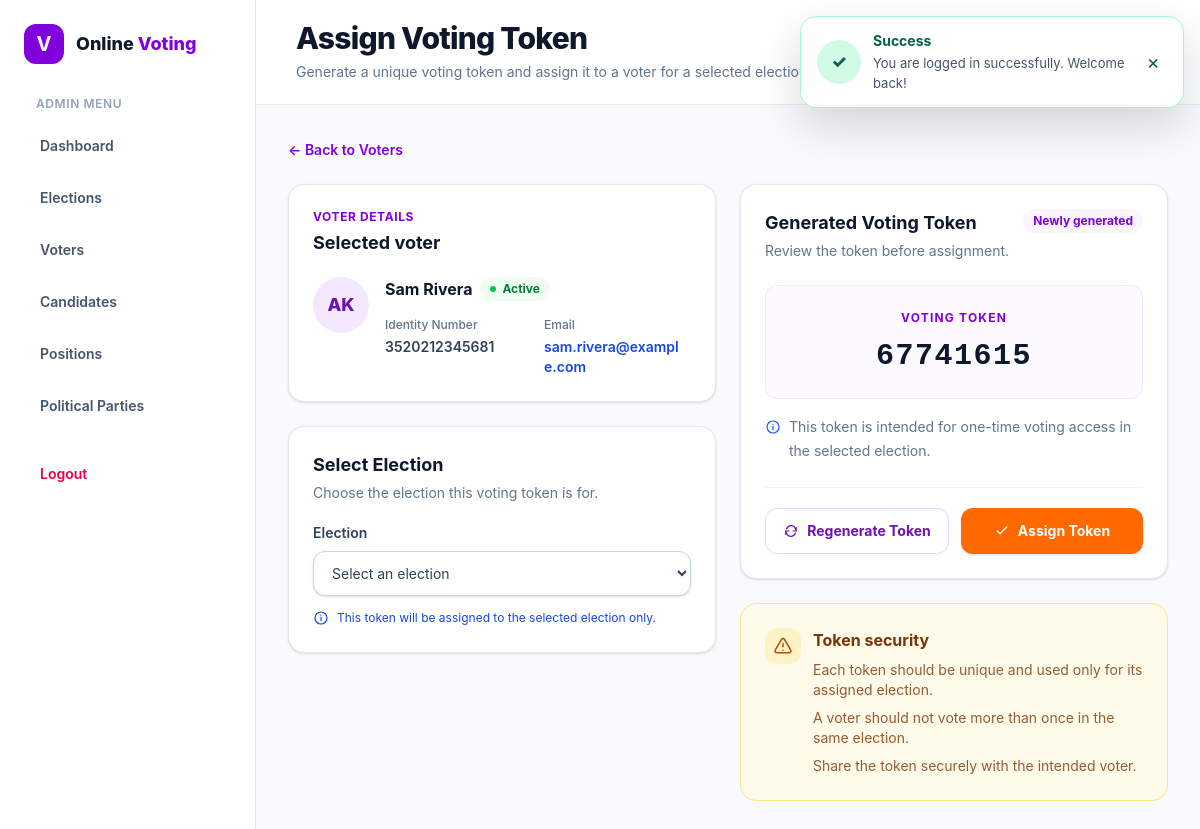
The page /views/admin/assign_token.php?user=6 (signed in) on the database its author committed.
### tables this page shows
CREATE TABLE users (
    id INT AUTO_INCREMENT PRIMARY KEY,
    name VARCHAR(50) NOT NULL,
    email VARCHAR(100) NOT NULL UNIQUE,
    identity_type VARCHAR(20) NOT NULL,
    identity_number VARCHAR(20) NOT NULL UNIQUE,
    dob DATE NOT NULL,
    gender ENUM('male', 'female', 'other') NOT NULL,
    role ENUM('voter', 'candidate', 'admin') NOT NULL DEFAULT 'voter',
    status tinyint NOT NULL DEFAULT 1,
    password VARCHAR(255) NOT NULL,
    profile_picture VARCHAR(255) DEFAULT NULL,
    created_at TIMESTAMP DEFAULT CURRENT_TIMESTAMP,
    updated_at TIMESTAMP DEFAULT CURRENT_TIMESTAMP ON UPDATE CURRENT_TIMESTAMP
);

### views/admin/assign_token.php (the view, shortened to what this page needs)
<?php
require_once APP_ROOT . '/app/config/database.php';
require_once APP_ROOT . '/includes/shared/alert.php';
if (isset($_GET['user'])) {
    $stmt = $pdo->prepare("SELECT * FROM users WHERE id=?");
    $stmt->execute([$_GET['user']]);
    $user = $stmt->fetch(PDO::FETCH_ASSOC);
}
$statColors = [
    true => 'bg-green-50 text-green-700',
    false => 'bg-red-50 text-red-500'
];
do {
    $token = (string) random_int(10000000, 99999999);
    $stmt = $pdo->prepare(
        "SELECT COUNT(*) FROM voters WHERE token = ?"
    );
    $stmt->execute([$token]);
} while ($stmt->fetchColumn() > 0);
?>
<!DOCTYPE html>
<html lang="en">
<head>
    <link rel="stylesheet" href="../../public/css/app.css">
</head>
<body class="min-h-screen bg-slate-50 text-slate-800 antialiased">
    <div class="flex min-h-screen flex-col md:flex-row">
        <?php $portalRole = 'admin';
        include APP_ROOT . '/includes/shared/portal_sidebar.php'; ?>
        <div class="min-w-0 flex-1">
            <?php
            include APP_ROOT . '/includes/shared/portal_header.php';
            ?>
            <main class="min-w-0 flex-1">
                <div class="mx-auto max-w-7xl space-y-6 px-4 py-6 sm:px-6 lg:px-8 lg:py-8">
                    <a href="dashboard.php#voters" class="inline-flex items-center gap-2 text-sm font-semibold text-purple-700 hover:text-purple-900">&larr; Back to Voters</a>
                    <form action="./assign_token.php?user=<?= $_GET['user'] ?>" method="post" class="grid gap-6 lg:grid-cols-2 lg:items-start">
                        <div class="space-y-6">
                            <section aria-labelledby="voter-heading"
                                class="rounded-2xl border border-slate-200 bg-white p-5 shadow-sm sm:p-6">
                                <div class="mb-5">
                                    <p class="text-xs font-bold uppercase tracking-wider text-purple-700">Voter details</p>
                                    <h2 id="voter-heading" class="mt-1 text-lg font-bold text-slate-900">Selected voter</h2>
                                </div>
                                <div class="flex items-start gap-4">
                                    <span
                                        class="flex h-14 w-14 shrink-0 items-center justify-center rounded-full bg-purple-100 text-lg font-extrabold text-purple-800"
                                        aria-label="Ahmed Khan initials">AK</span>
                                    <div class="min-w-0 flex-1">
                                        <div class="flex flex-wrap items-center gap-2">
                                            <h3 class="text-base font-bold text-slate-900"><?= $user['name'] ?></h3>
                                            <span
                                                class="inline-flex items-center gap-1.5 rounded-full px-2.5 py-1 text-xs font-bold <?= $statColors[$user['status']] ?>">
                                                <span class="h-1.5 w-1.5 rounded-full <?= $user['status'] == true ? 'bg-green-500' : 'bg-red-500' ?>"
                                                    aria-hidden="true"></span>
                                                <?= $user['status'] == true ? 'Active' : 'Blocked' ?>
                                            </span>
                                        </div>
                                        <dl class="mt-4 grid gap-3 text-sm sm:grid-cols-2">
                                            <div>
                                                <dt class="text-xs font-medium text-slate-500">Identity Number</dt>
                                                <dd class="mt-1 font-semibold text-slate-700"><?= $user['identity_number'] ?></dd>
                                            </div>
                                            <div>
                                                <dt class="text-xs font-medium text-slate-500">Email</dt>
                                                <dd class="mt-1 break-all font-semibold text-blue-700">
                                                    <a href="mailto:ahmed@example.com"
                                                        class="hover:underline"><?= $user['email'] ?></a>
                                                </dd>
                                            </div>
                                        </dl>
                                    </div>
                                </div>
                            </section>
                            <section aria-labelledby="election-heading"
                                class="rounded-2xl border border-slate-200 bg-white p-5 shadow-sm sm:p-6">
                                <div class="mb-5">
                                    <h2 id="election-heading" class="text-lg font-bold text-slate-900">Select Election</h2>
                                    <p class="mt-1 text-sm text-slate-500">Choose the election this voting token is for.</p>
                                </div>
                                <label for="election" class="mb-2 block text-sm font-semibold text-slate-700">Election</label>
                                <select id="election" name="election"
                                    class="block w-full rounded-xl border border-slate-300 bg-white px-3.5 py-3 text-sm text-slate-700 shadow-sm outline-none transition focus:border-purple-500 focus:ring-4 focus:ring-purple-100">
                                    <option value="" selected>Select an election</option>
                                </select>
                                <p class="mt-3 flex items-start gap-2 text-xs leading-5 text-blue-700">
                                    <svg class="mt-0.5 h-4 w-4 shrink-0" viewBox="0 0 24 24" fill="none"
                                        stroke="currentColor" stroke-width="1.8" aria-hidden="true">
                                        <circle cx="12" cy="12" r="9" />
                                        <path stroke-linecap="round" d="M12 11v5m0-8h.01" />
                                    </svg>
                                    This token will be assigned to the selected election only.
                                </p>
                            </section>
                        </div>
                        <div class="space-y-6">
                            <section aria-labelledby="token-heading"
                                class="rounded-2xl border border-slate-200 bg-white p-5 shadow-sm sm:p-6">
                                <div class="flex flex-wrap items-start justify-between gap-3">
                                    <div>
                                        <h2 id="token-heading" class="text-lg font-bold text-slate-900">Generated Voting
                                            Token</h2>
                                        <p class="mt-1 text-sm text-slate-500">Review the token before assignment.</p>
                                    </div>
                                    <span
                                        class="inline-flex items-center rounded-full bg-purple-50 px-2.5 py-1 text-xs font-bold text-purple-700">Newly
                                        generated</span>
                                </div>
                                <div class="mt-6 rounded-xl border border-purple-100 bg-purple-50/60 px-4 py-6 text-center">
                                    <p class="text-xs font-bold uppercase tracking-widest text-purple-700">Voting token</p>
                                    <p
                                        class="mt-3 break-all font-mono text-2xl font-extrabold tracking-wider text-slate-900 sm:text-3xl">
                                        <?= $token ?></p>
                                </div>
                                <p class="mt-4 flex items-start gap-2 text-sm leading-6 text-slate-500">
                                    <svg class="mt-1 h-4 w-4 shrink-0 text-blue-600" viewBox="0 0 24 24" fill="none"
                                        stroke="currentColor" stroke-width="1.8" aria-hidden="true">
                                        <circle cx="12" cy="12" r="9" />
                                        <path stroke-linecap="round" d="M12 11v5m0-8h.01" />
                                    </svg>
                                    This token is intended for one-time voting access in the selected election.
                                </p>
                                <div class="mt-6 flex flex-col gap-3 border-t border-slate-100 pt-5 sm:flex-row">
                                    <button type="button"
                                        class="inline-flex flex-1 items-center justify-center gap-2 rounded-xl border border-purple-200 bg-white px-4 py-3 text-sm font-bold text-purple-800 transition hover:bg-purple-50 focus:outline-none focus:ring-4 focus:ring-purple-100">
                                        <svg class="h-4 w-4" viewBox="0 0 24 24" fill="none" stroke="currentColor"
                                            stroke-width="1.8" aria-hidden="true">
                                            <path stroke-linecap="round" stroke-linejoin="round"
                                                d="M20 7v5h-5M4 17v-5h5m-3.5-3A7 7 0 0 1 18 7l2 5M4 12l2 5a7 7 0 0 0 12.5-2" />
                                        </svg>
                                        Regenerate Token
                                    </button>
                                    <button type="submit"
                                        class="inline-flex flex-1 items-center justify-center gap-2 rounded-xl bg-orange-500 px-4 py-3 text-sm font-bold text-white shadow-sm transition hover:bg-orange-600 focus:outline-none focus:ring-4 focus:ring-orange-100">
                                        <svg class="h-4 w-4" viewBox="0 0 24 24" fill="none" stroke="currentColor"
                                            stroke-width="2" aria-hidden="true">
                                            <path stroke-linecap="round" stroke-linejoin="round"
                                                d="m5 12 4 4L19 6" />
                                        </svg>
                                        Assign Token
                                    </button>
                                </div>
                            </section>
                            <aside aria-labelledby="token-guidance"
                                class="rounded-2xl border border-amber-200 bg-amber-50 p-5 sm:p-6">
                                <div class="flex items-start gap-3">
                                    <span
                                        class="flex h-9 w-9 shrink-0 items-center justify-center rounded-xl bg-amber-100 text-amber-700"
                                        aria-hidden="true">
                                        <svg class="h-5 w-5" viewBox="0 0 24 24" fill="none" stroke="currentColor"
                                            stroke-width="1.8">
                                            <path stroke-linecap="round" stroke-linejoin="round"
                                                d="M12 9v4m0 4h.01M10.3 3.9 2.7 17a2 2 0 0 0 1.7 3h15.2a2 2 0 0 0 1.7-3l-7.6-13.1a2 2 0 0 0-3.4 0Z" />
                                        </svg>
                                    </span>
                                    <div>
                                        <h2 id="token-guidance" class="font-bold text-amber-900">Token security</h2>
                                        <ul class="mt-2 space-y-2 text-sm leading-5 text-amber-900/80">
                                            <li>Each token should be unique and used only for its assigned election.</li>
                                            <li>A voter should not vote more than once in the same election.</li>
                                            <li>Share the token securely with the intended voter.</li>
                                        </ul>
                                    </div>
                                </div>
                            </aside>
                        </div>
                    </form>
                </div>
            </main>
        </div>
    </div>
</body>
</html>

### rows shown on the page
users: name "Sam Rivera", identity_number "3520212345681", email "sam.rivera@example.com"

### other values the page prints
$portalLabel "ADMIN"
$item['label'] "Dashboard"
$item['label'] "Elections"
$item['label'] "Voters"
$item['label'] "Candidates"
$item['label'] "Positions"
$item['label'] "Political Parties"
$pageTitle "Assign Voting Token"
$pageDescription "Generate a unique voting token and assign it to a voter for a selected election."
$titles[$type] "Success"
$message "You are logged in successfully. Welcome back!"
$token "67741615"
